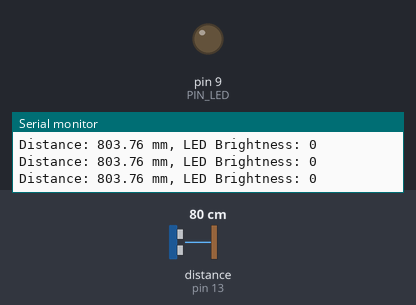
The sketch below on a simulated Arduino Uno, built with avr-gcc and run on an emulated ATmega328P. Shown: output pins drawn as LEDs (lit = HIGH), the last lines printed to the serial monitor. Wiring (inferred from the names in the program): ultrasonic range finder: trigger pin 12; echo pin 13. Inputs (shaded band) come from the test bench; at power-on: distance to the obstacle (sensor on pin 13) 80 cm. The echo pulse lasts 58.3 µs per cm; pins used as bus, display or sensor lines are not drawn.

Above: at 1.2 s.
1.3 s: distance to the obstacle (sensor on pin 13) set to 18 cm
At 2.2 s:
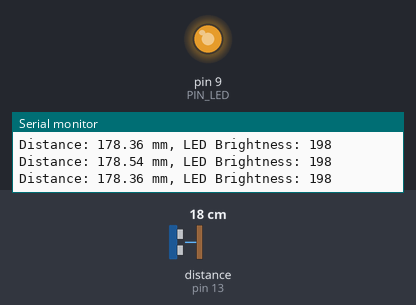
2.8 s: distance to the obstacle (sensor on pin 13) set to 2 cm
At 3.3 s:
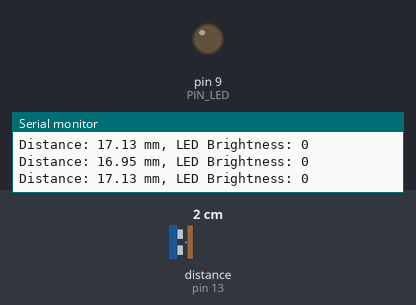
Timing chart, 0 to 5.8 s (numbered marks = the images above; inputs shaded):
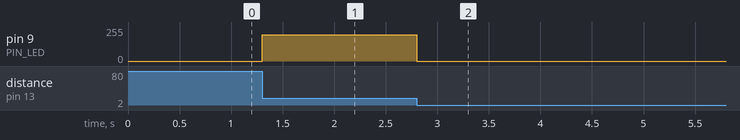

The sketch:

08_example_2.ino
```cpp
#define PIN_LED  9
#define PIN_TRIG 12   // sonar sensor TRIGGER
#define PIN_ECHO 13   // sonar sensor ECHO

// configurable parameters
#define SND_VEL 346.0     // sound velocity at 24 celsius degree (unit: m/sec)
#define INTERVAL 25       // 샘플링 주기 25ms
#define PULSE_DURATION 10 // ultra-sound Pulse Duration (unit: usec)
#define _DIST_MIN 100.0   // minimum distance to be measured (unit: mm)
#define _DIST_MAX 300.0   // maximum distance to be measured (unit: mm)

#define TIMEOUT ((INTERVAL / 2) * 1000.0) // maximum echo waiting time (unit: usec)
#define SCALE (0.001 * 0.5 * SND_VEL) // coefficent to convert duration to distance

unsigned long last_sampling_time;   // unit: msec

void setup() {
  // initialize GPIO pins
  pinMode(PIN_LED, OUTPUT);
  pinMode(PIN_TRIG, OUTPUT);  // sonar TRIGGER
  pinMode(PIN_ECHO, INPUT);   // sonar ECHO
  digitalWrite(PIN_TRIG, LOW);  // turn-off Sonar

  // initialize serial port
  Serial.begin(57600);
}

void loop() {
  float distance;

  // wait until next sampling time.
  if (millis() < (last_sampling_time + INTERVAL))
    return;

  distance = USS_measure(PIN_TRIG, PIN_ECHO); // read distance

  // LED 밝기 제어: 200mm에서 최대, 100mm 및 300mm에서 최소, 150mm 및 250mm에서 50% 밝기
  int brightness = calculateLEDBrightness(distance);

  analogWrite(PIN_LED, brightness);  // LED 밝기 설정

  // output the distance to the serial port
  Serial.print("Distance: ");  Serial.print(distance);
  Serial.print(" mm, LED Brightness: "); Serial.println(brightness);

  // update last sampling time
  last_sampling_time += INTERVAL;
}

// 거리 값에 따라 LED 밝기 계산 (0 ~ 255)
int calculateLEDBrightness(float distance) {
  if (distance < _DIST_MIN || distance > _DIST_MAX) {
    return 0;  // 범위를 벗어나면 LED 끔
  }

  // 150mm와 250mm에서 50% 밝기 (127), 200mm에서 최대 밝기 (255)
  if (distance == 200.0) {
    return 255;  // 최대 밝기
  } else if (distance == 150.0 || distance == 250.0) {
    return 127;  // 50% 밝기
  } else {
    // 선형적으로 밝기 조정
    if (distance < 200.0) {
      return map(distance, 100, 200, 0, 255);  // 100mm에서 200mm까지 밝기 증가
    } else {
      return map(distance, 200, 300, 255, 0);  // 200mm에서 300mm까지 밝기 감소
    }
  }
}

// get a distance reading from USS. return value is in millimeter.
float USS_measure(int TRIG, int ECHO)
{
  digitalWrite(TRIG, HIGH);
  delayMicroseconds(PULSE_DURATION);
  digitalWrite(TRIG, LOW);

  return pulseIn(ECHO, HIGH, TIMEOUT) * SCALE; // unit: mm
}
```

Measured:
- after the input at 1.3 s, pin 9 (PIN_LED): 0/255 → 198/255 at once
- after the input at 2.8 s, pin 9 (PIN_LED): 198/255 → 0/255 at once
